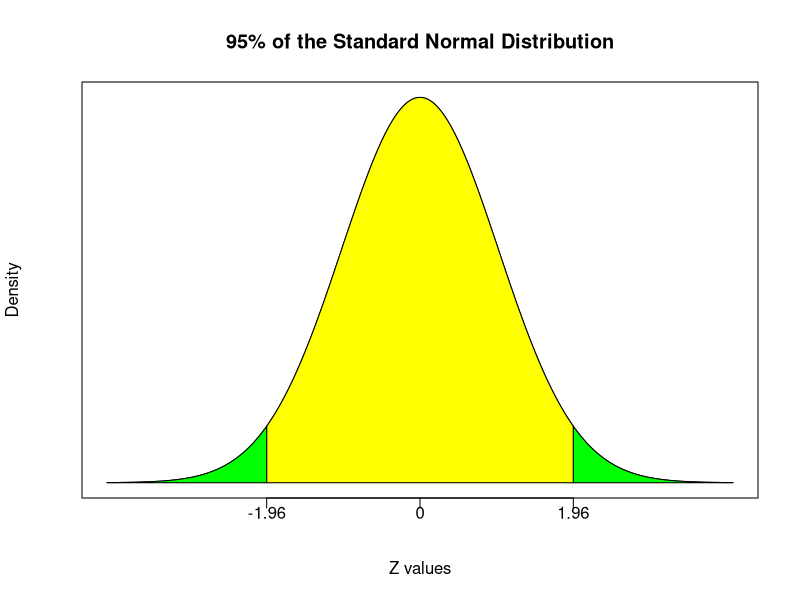
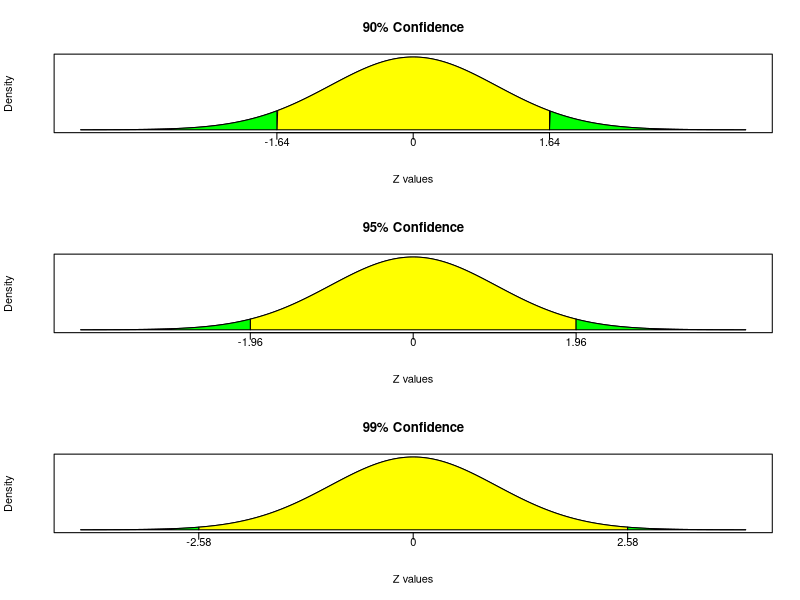
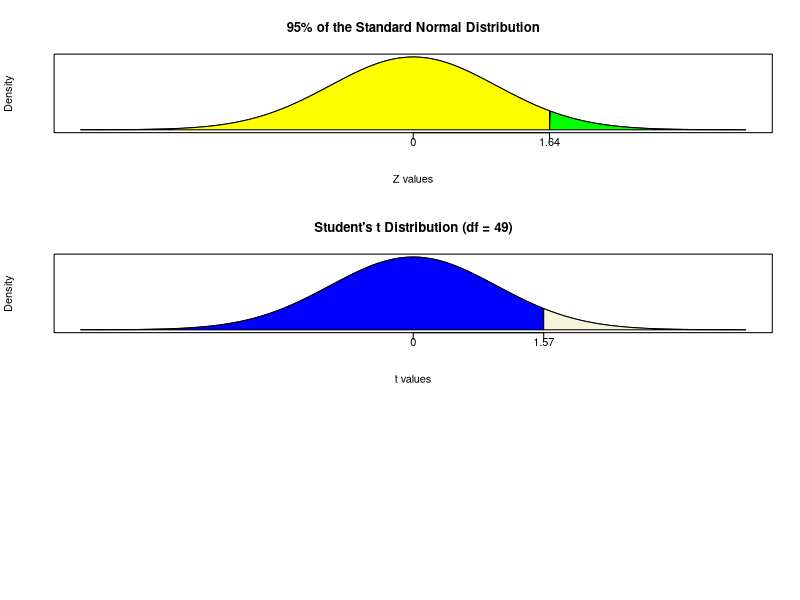

The R script that drew these images, in order:
## ---- chunk 1
knitr::opts_chunk$set(fig.align='center')
## ---- chunk 2
mu = 4.5
Xbar = 5.1
Sig = 1.2
n = 25

(Zstat = (Xbar - mu)/(Sig/sqrt(n)))
## ---- chunk 3
X <- seq(-4,4,0.01)
Y <- dnorm(X)
plot(X,Y,type="n",xlab="Z values",ylab = "Density",
     yaxt = "n", xaxt = "n", main =  "95% of the Standard Normal Distribution")
xtick<-c(-1.96, 0, 1.96)
axis(side=1, at=xtick, labels = FALSE)
text(x=xtick, par("usr")[3],  
     labels = c("-1.96",0,"1.96"), 
     pos = 1, xpd = TRUE)
i <- X >= -1.96 & X <= 1.96
i1 <- X >= -4 & X <= -1.96
i2 <- X >= 1.96 & X <= 4
lines(X, Y)
polygon(c(-1.96,X[i],1.96), c(0,Y[i],0), col="yellow")
polygon(c(-4,X[i1],-1.96), c(0,Y[i1],0), col="green")
polygon(c(1.96,X[i2],4), c(0,Y[i2],0), col="green")
## ---- chunk 4
par(mfrow = c(3,1))

plot(X,Y,type="n",xlab="Z values",ylab = "Density",
     yaxt = "n", xaxt = "n", main =  "90% Confidence")
xtick<-c(-1.64, 0, 1.64)
axis(side=1, at=xtick, labels = FALSE)
text(x=xtick, par("usr")[3],  
     labels = c("-1.64",0,"1.64"), 
     pos = 1, xpd = TRUE)
i <- X >= -1.64 & X <= 1.64
i1 <- X >= -4 & X <= -1.64
i2 <- X >= 1.64 & X <= 4
lines(X, Y)
polygon(c(-1.64,X[i],1.64), c(0,Y[i],0), col="yellow")
polygon(c(-4,X[i1],-1.64), c(0,Y[i1],0), col="green")
polygon(c(1.64,X[i2],4), c(0,Y[i2],0), col="green")

plot(X,Y,type="n",xlab="Z values",ylab = "Density",
     yaxt = "n", xaxt = "n", main =  "95% Confidence")
xtick<-c(-1.96, 0, 1.96)
axis(side=1, at=xtick, labels = FALSE)
text(x=xtick, par("usr")[3],  
     labels = c("-1.96",0,"1.96"), 
     pos = 1, xpd = TRUE)
i <- X >= -1.96 & X <= 1.96
i1 <- X >= -4 & X <= -1.96
i2 <- X >= 1.96 & X <= 4
lines(X, Y)
polygon(c(-1.96,X[i],1.96), c(0,Y[i],0), col="yellow")
polygon(c(-4,X[i1],-1.96), c(0,Y[i1],0), col="green")
polygon(c(1.96,X[i2],4), c(0,Y[i2],0), col="green")

plot(X,Y,type="n",xlab="Z values",ylab = "Density",
     yaxt = "n", xaxt = "n", main =  "99% Confidence")
xtick<-c(-2.58, 0, 2.58)
axis(side=1, at=xtick, labels = FALSE)
text(x=xtick, par("usr")[3],  
     labels = c("-2.58",0,"2.58"), 
     pos = 1, xpd = TRUE)
i <- X >= -2.58 & X <= 2.58
i1 <- X >= -4 & X <= -2.58
i2 <- X >= 2.58 & X <= 4
lines(X, Y)
polygon(c(-2.58,X[i],2.58), c(0,Y[i],0), col="yellow")
polygon(c(-4,X[i1],-2.58), c(0,Y[i1],0), col="green")
polygon(c(2.58,X[i2],4), c(0,Y[i2],0), col="green")

## ---- chunk 5
# Fast Food Example Revisited
mu = 4.5
Xbar = 5.1
Sig = 1.2
n = 25

(Zstat = (Xbar - mu)/(Sig/sqrt(n)))

# 95% confidence:
alpha = 0.05
(Zcrit = -qnorm(alpha/2))

# 99% confidence:
alpha = 0.01
(Zcrit = -qnorm(alpha/2))

# p-value:
(Pval = pnorm(Zstat,lower.tail = FALSE)*2)

# Actual confidence level:
((1-Pval)*100)
## ---- chunk 6
# Fast Food Example Revisited
mu = 4.5
Xbar = 5.1
Sig = 1.2
n = 25

(Zstat = (Xbar - mu)/(Sig/sqrt(n)))
# 95% confidence:
alpha = 0.05
(Zcrit = -qnorm(alpha))
# P-value:
(Pval = pnorm(Zstat,lower.tail=FALSE))
# highest Confidence Level for rejection:
((1-Pval)*100)
## ---- chunk 7
plot(X,Y,type="n",xlab="Z values",ylab = "Density",
     yaxt = "n", xaxt = "n", main =  "95% of the Standard Normal Distribution")
xtick<-c(0, 1.64)
axis(side=1, at=xtick, labels = FALSE)
text(x=xtick, par("usr")[3],  
     labels = c(0,"1.64"), 
     pos = 1, xpd = TRUE)
i <- X >= -4 & X <= 1.64
i2 <- X >= 1.64 & X <= 4
lines(X, Y)
polygon(c(-4,X[i],1.64), c(0,Y[i],0), col="yellow")
polygon(c(1.64,X[i2],4), c(0,Y[i2],0), col="green")
## ---- chunk 8
Xbar = 112.85
n = 12
S = 20.80
mu = 120

(t = (Xbar - mu) / (S/sqrt(n)))
## ---- chunk 9
alpha = 0.05
(tcrit = -qt(alpha/2,n-1))
## ---- chunk 10
(Pval = pt(t,n-1)*2)

# Highest confidence interval for rejection:
((1-Pval)*100)
## ---- chunk 11
t_values<-seq(-5,5,length = 50)
probability<-dt(t_values,49)
## ---- chunk 12
plot(X,Y,type="n",
     xlab="t values",
     ylab = "Density",
     yaxt = "n", xaxt = "n", main =  "Student's t Distribution (df = 49)")
xtick<-c(0, 1.57)
axis(side=1, at=xtick, labels = FALSE)
text(x=xtick, par("usr")[3],  
     labels = c(0,"1.57"), 
     pos = 1, xpd = TRUE)
i <- X >= -4 & X <= 1.57
i2 <- X >= 1.57 & X <= 4
lines(X, Y)
polygon(c(-4,X[i],1.57), c(0,Y[i],0), col="blue")
polygon(c(1.57,X[i2],4), c(0,Y[i2],0), col="beige")
## ---- chunk 13
(Pval = pt(1.57,49))
## ---- chunk 14
(Pval = pt(-1.57,49))
## ---- chunk 15
(Pval = 1-pt(1.57,49))
## ---- chunk 16
(Pval = pt(1.57,49,lower.tail = FALSE))
